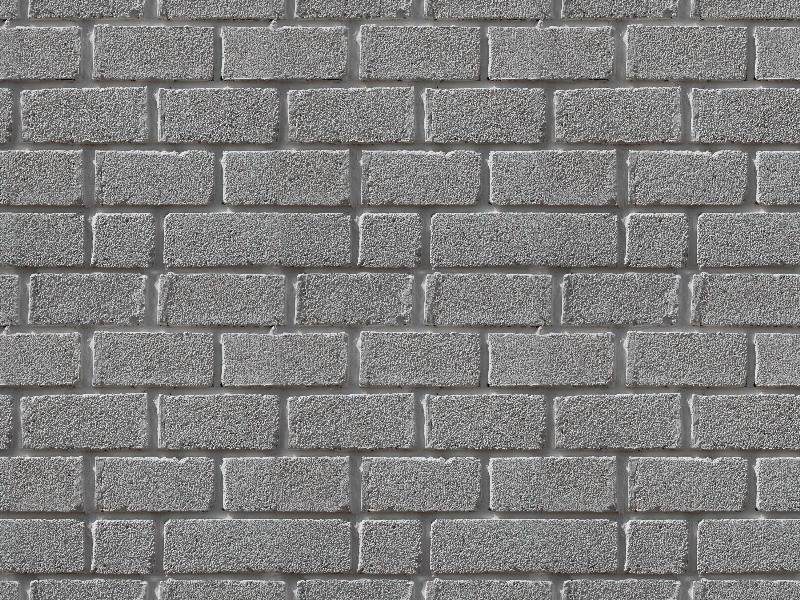
#> input picture hafta4_odev5/duvar.jpeg, 800 x 600 px
$ python main.py   (older library calls are emulated)
#> lines starting #> are read from the running program, lines starting #| are printed output that depends on the picture
import cv2
import numpy as np

resim = cv2.imread("duvar.jpeg", 0)
#> resim: shape (600, 800); min 0, max 247, mean 127.2

yumusamis = cv2.GaussianBlur(resim, (3, 3), 0)
cv2.imshow("Gauss Filtresi", yumusamis)

laplacian = np.array([
    [0,  1, 0],
    [1, -4, 1],
    [0,  1, 0]
])

sonuc1 = cv2.filter2D(yumusamis, cv2.CV_32F, laplacian)
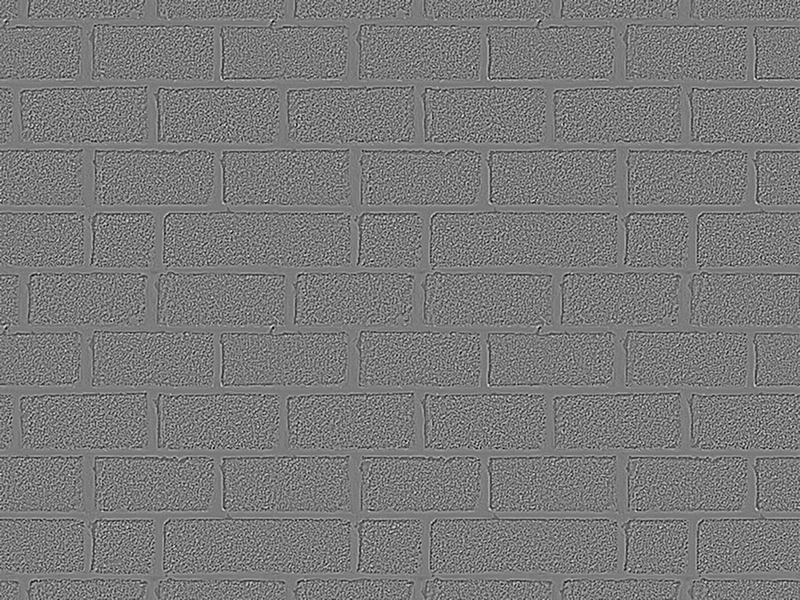
#> sonuc1: shape (600, 800) float32; min -103, max 111, mean 0; drawn with min black and max white
sonuc1 = cv2.convertScaleAbs(sonuc1)
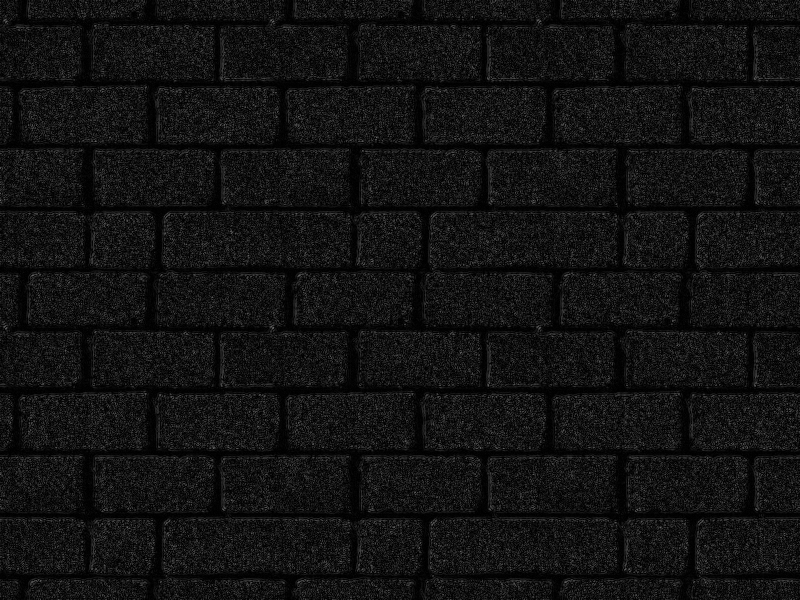
#> sonuc1: shape (600, 800); min 0, max 111, mean 17.9
cv2.imshow("Laplacian", sonuc1)

prewitt = np.array([
    [-1, -1, -1],
    [ 0,  0,  0],
    [ 1,  1,  1]
])

sonuc2 = cv2.filter2D(yumusamis, cv2.CV_32F, prewitt)
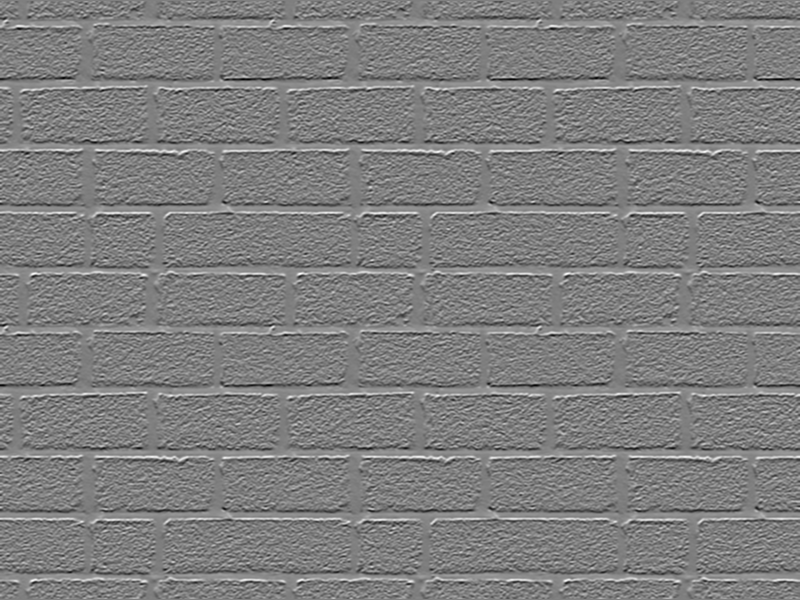
#> sonuc2: shape (600, 800) float32; min -304, max 306, mean 0; drawn with min black and max white
sonuc2 = cv2.convertScaleAbs(sonuc2)
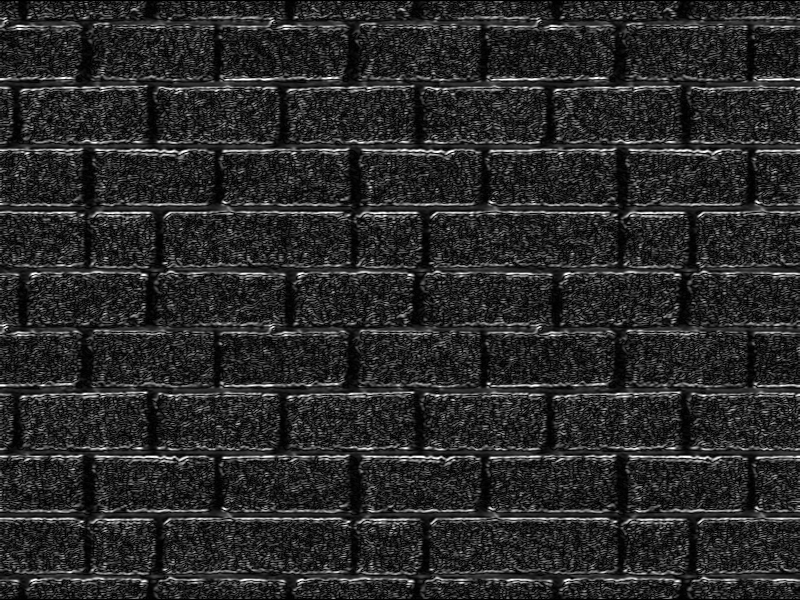
#> sonuc2: shape (600, 800); min 0, max 255, mean 41.3
cv2.imshow("Prewitt", sonuc2)

sobel = np.array([
    [-1, -2, -1],
    [ 0,  0,  0],
    [ 1,  2,  1]
])

sonuc3 = cv2.filter2D(yumusamis, cv2.CV_32F, sobel)
sonuc3 = cv2.convertScaleAbs(sonuc3)
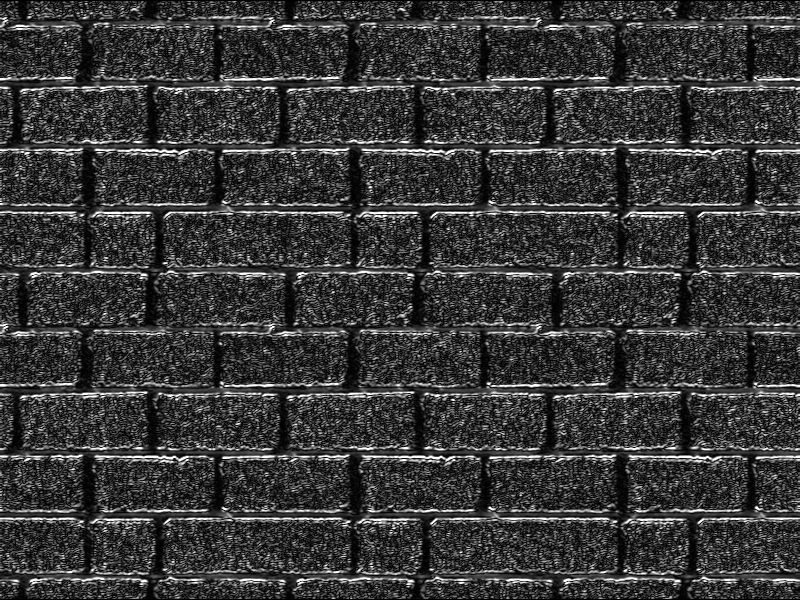
#> sonuc3: shape (600, 800); min 0, max 255, mean 56.5
cv2.imshow("Sobel", sonuc3)

cv2.waitKey(0)
